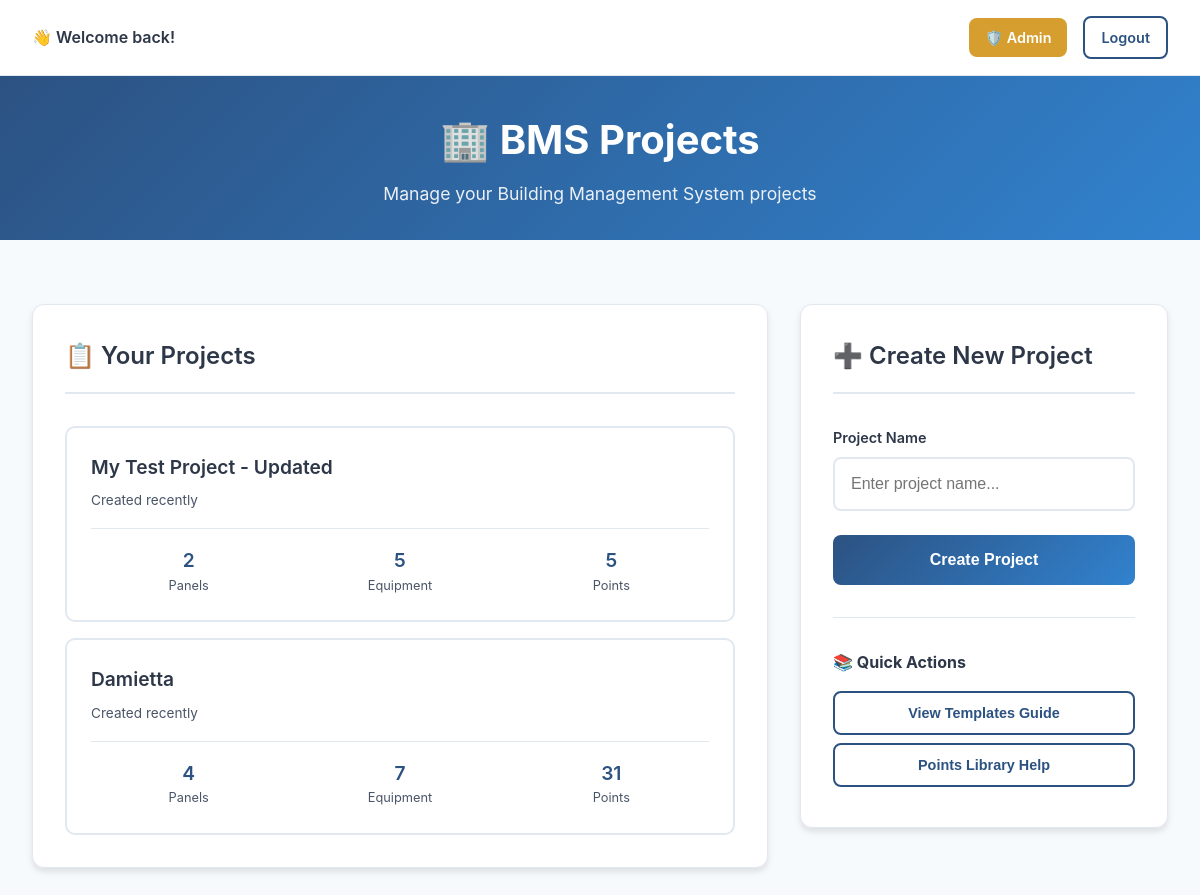
Page /projects (signed in) on the earlier database version.
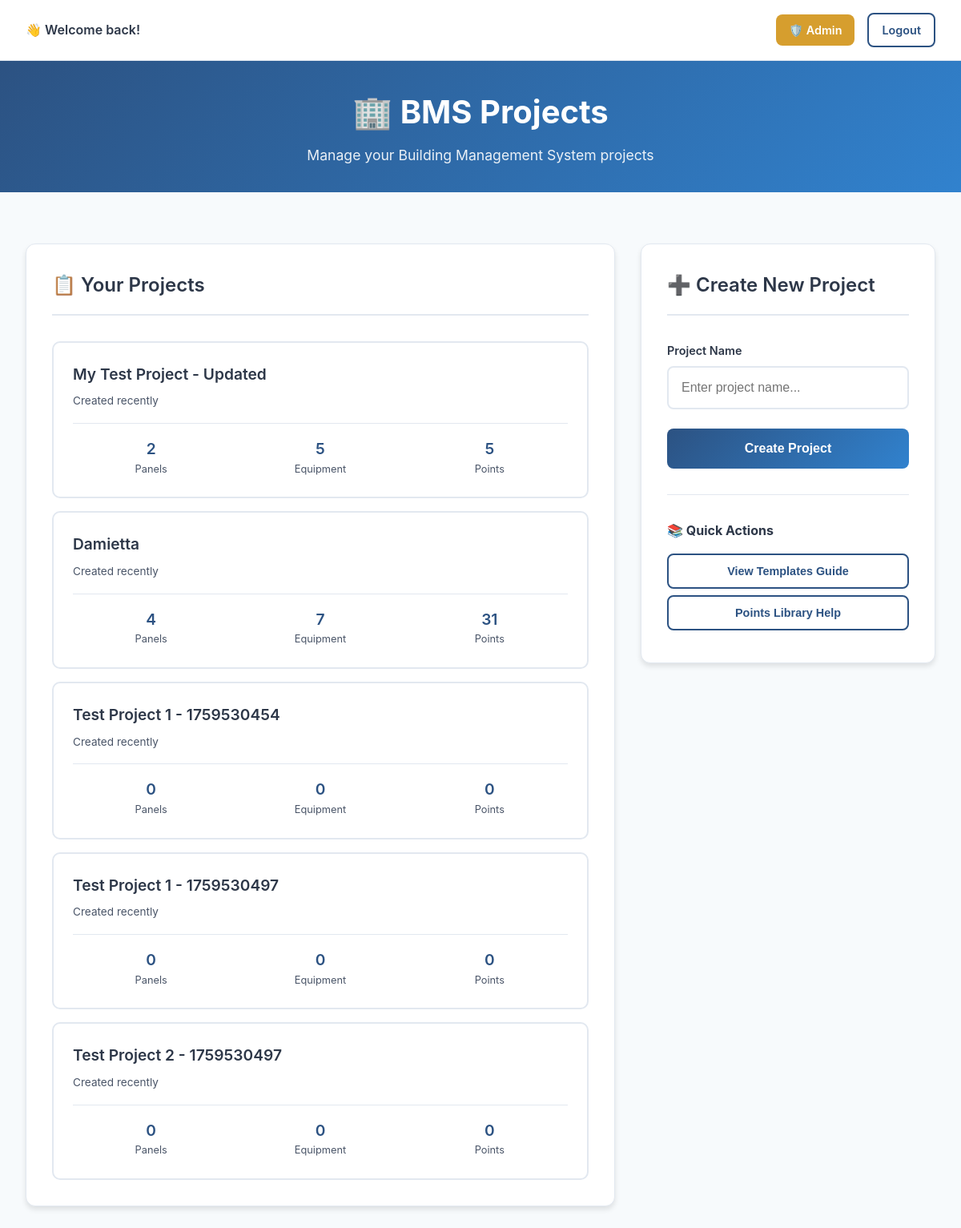
Same page on the later database version.
### app.py (models this page shows)
class Project(db.Model):
    id = db.Column(db.Integer, primary_key=True)
    name = db.Column(db.String(120), nullable=False)
    user_id = db.Column(db.Integer, db.ForeignKey('user.id'), nullable=False)

### app.py (the view)
@app.route('/projects')
@login_required
def project_selection():
    projects = Project.query.filter_by(user_id=current_user.id).all()
    project_stats = []
    for project in projects:
        panels_count = Panel.query.filter_by(project_id=project.id).count()
        equipment_count = ScheduledEquipment.query.filter_by(project_id=project.id).count()
        points_count = db.session.query(db.func.count(selected_points_association.c.point_template_id))\
            .join(ScheduledEquipment, selected_points_association.c.scheduled_equipment_id == ScheduledEquipment.id)\
            .filter(ScheduledEquipment.project_id == project.id).scalar() or 0
        project_stats.append({
            'project': project,
            'panels_count': panels_count,
            'equipment_count': equipment_count,
            'points_count': points_count
        })
    return render_template('projects.html', project_stats=project_stats)

### app.py (called while the page is built)
@login_manager.user_loader
def load_user(user_id):
    return User.query.get(int(user_id))

### templates/projects.html (shortened to what this page needs)
<!DOCTYPE html>
<html lang="en">
<head>
</head>
<body>
    <div class="user-info">
        <div class="welcome-text">👋 Welcome back!</div>
        <div class="nav-links">
            {% if current_user.is_admin %}
                <a href="{{ url_for('admin_dashboard') }}" class="btn btn-warning" style="padding: 0.5rem 1rem; font-size: 0.9rem; margin-right: 0.5rem;">🛡️ Admin</a>
            {% endif %}
            <a href="{{ url_for('logout') }}" class="btn btn-secondary" style="padding: 0.5rem 1rem; font-size: 0.9rem;">Logout</a>
        </div>
    </div>
    <div class="header">
        <h1>🏢 BMS Projects</h1>
        <p>Manage your Building Management System projects</p>
    </div>
    <div class="container">
        <div class="main-content">
            <div class="projects-section">
                <div class="section-header">
                    <div class="section-title">
                        📋 Your Projects
                    </div>
                </div>
                <div id="projects-container" class="projects-grid">
                    {% if project_stats %}
                        {% for project_stat in project_stats %}
                        <div class="project-card" onclick="openProject({{ project_stat.project.id }})">
                            <div class="project-header">
                                <div>
                                    <div class="project-name">{{ project_stat.project.name }}</div>
                                    <div class="project-meta">Created recently</div>
                                </div>
                            </div>
                            <div class="project-stats">
                                <div class="stat-item">
                                    <div class="stat-value">{{ project_stat.panels_count }}</div>
                                    <div class="stat-label">Panels</div>
                                </div>
                                <div class="stat-item">
                                    <div class="stat-value">{{ project_stat.equipment_count }}</div>
                                    <div class="stat-label">Equipment</div>
                                </div>
                                <div class="stat-item">
                                    <div class="stat-value">{{ project_stat.points_count }}</div>
                                    <div class="stat-label">Points</div>
                                </div>
                            </div>
                        </div>
                        {% endfor %}
                    {% else %}
                        <div class="empty-state">
                            <h3>🚀 Ready to Start?</h3>
                            <p>Create your first BMS project to begin configuring equipment and managing I/O points.</p>
                        </div>
                    {% endif %}
                </div>
            </div>
            <div class="create-section">
                <div class="section-header">
                    <div class="section-title">
                        ➕ Create New Project
                    </div>
                </div>
                <form id="new-project-form" class="create-form">
                    <div class="form-group">
                        <label for="project-name">Project Name</label>
                        <input type="text" id="project-name" required placeholder="Enter project name..." maxlength="100">
                    </div>
                    <button type="submit" class="btn btn-primary">
                        Create Project
                    </button>
                </form>
                <div class="quick-actions">
                    <h4>📚 Quick Actions</h4>
                    <button class="btn btn-secondary" onclick="showTemplatesInfo()">
                        View Templates Guide
                    </button>
                    <button class="btn btn-secondary" onclick="showPointsInfo()">
                        Points Library Help
                    </button>
                </div>
            </div>
        </div>
    </div>
</body>
</html>

Differences in the rows shown:
added Project: project.name "Test Project 1 - 1759530454"
added Project: project.name "Test Project 1 - 1759530497"
added Project: project.name "Test Project 2 - 1759530497"
Other differences:
new list line: "Created recently 0 Panels 0 Equipment 0 Points"
